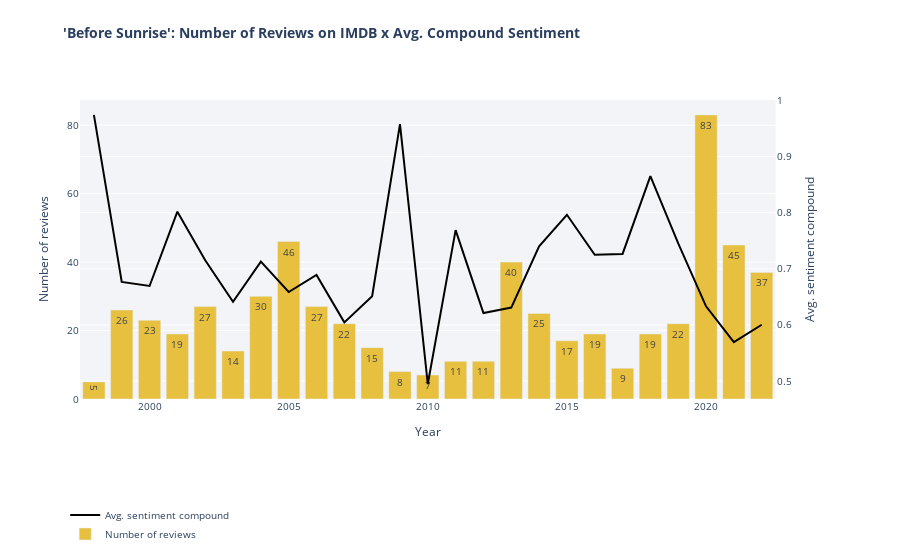

Notebook code cell kept with this figure:
### Code cell
avg_sentiment_per_year_sunrise = plot_sentiment_number_of_reviews(b_sunrise)
avg_sentiment_per_year_sunrise.show()

### Figure 1 — Plotly figure (JSON) as saved in the notebook; plotly's stock layout.template omitted (floating-point values rounded to 4 significant figures)
{"data": [{"marker": {"color": "#030000"}, "mode": "lines", "name": "Avg. sentiment compound", "type": "scatter", "x": [1998, 1999, 2000, 2001, 2002, 2003, 2004, 2005, 2006, 2007, 2008, 2009, 2010, 2011, 2012, 2013, 2014, 2015, 2016, 2017, 2018, 2019, 2020, 2021, 2022], "xaxis": "x", "y": [0.9742, 0.6766, 0.6694, 0.8018, 0.7154, 0.6414, 0.7127, 0.6587, 0.6891, 0.6045, 0.6513, 0.958, 0.4946, 0.7691, 0.6212, 0.6309, 0.7401, 0.7964, 0.7251, 0.7266, 0.8652, 0.7452, 0.6332, 0.5692, 0.6003], "yaxis": "y2"}, {"marker": {"color": "#e6c03e"}, "name": "Number of reviews", "text": [5, 26, 23, 19, 27, 14, 30, 46, 27, 22, 15, 8, 7, 11, 11, 40, 25, 17, 19, 9, 19, 22, 83, 45, 37], "type": "bar", "x": [1998, 1999, 2000, 2001, 2002, 2003, 2004, 2005, 2006, 2007, 2008, 2009, 2010, 2011, 2012, 2013, 2014, 2015, 2016, 2017, 2018, 2019, 2020, 2021, 2022], "y": [5, 26, 23, 19, 27, 14, 30, 46, 27, 22, 15, 8, 7, 11, 11, 40, 25, 17, 19, 9, 19, 22, 83, 45, 37]}], "layout": {"autosize": true, "font": {"size": 10}, "legend": {"x": -0.02, "y": -0.5}, "plot_bgcolor": "rgba(240, 242, 247, 0.8)", "title": {"text": "<b>'Before Sunrise': Number of Reviews on IMDB x Avg. Compound Sentiment", "x": 0.07, "y": 0.95}, "xaxis": {"anchor": "y", "autorange": true, "domain": [0, 0.94], "range": [1998.0, 2022.0], "title": {"text": "Year"}, "type": "linear"}, "yaxis": {"anchor": "x", "autorange": true, "domain": [0, 1], "range": [0, 87.37], "title": {"text": "Number of reviews"}, "type": "linear"}, "yaxis2": {"anchor": "x", "autorange": true, "overlaying": "y", "range": [0.468, 1.001], "side": "right", "title": {"text": "Avg. sentiment compound"}, "type": "linear"}}}
